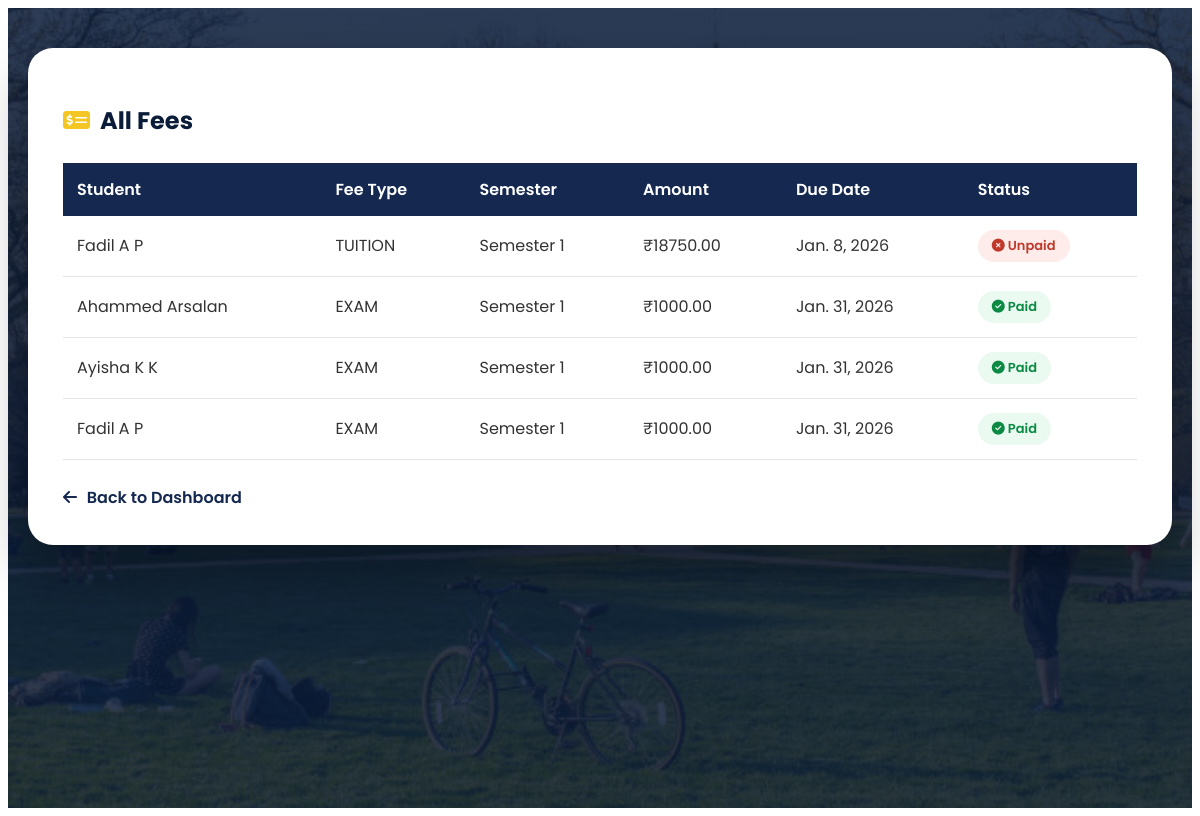
Page /fees/list/ on the committed database.
### fees/models.py (models this page shows, shortened)
class Fee(models.Model):
    student = models.ForeignKey(Student, on_delete=models.CASCADE)
    fee_type = models.CharField(max_length=50)
    semester = models.PositiveIntegerField(null=True, blank=True)
    amount = models.DecimalField(max_digits=8, decimal_places=2)
    due_date = models.DateField()
    is_paid = models.BooleanField(default=False)
    paypal_order_id = models.CharField(max_length=255, blank=True, null=True)
    paid_on = models.DateTimeField(null=True, blank=True)  # ✅ ADD THIS
    created_at = models.DateTimeField(auto_now_add=True)

### students/models.py (models this page shows, shortened)
class Student(models.Model):
    COURSE_CHOICES = (
        ('BCA', 'BCA'),
        ('BSC_CS', 'BSc Computer Science'),
        ('BSC_IT', 'BSc Information Technology'),
        ('BCOM', 'BCom'),
        ('BA', 'BA'),
    )
    user = models.OneToOneField(
        User,
        on_delete=models.CASCADE,
        related_name='student_profile',blank=True,null=True
    )
    course = models.CharField(max_length=20, choices=COURSE_CHOICES)
    SEMESTER_CHOICES = [
    (1, '1st Semester'),
    (2, '2nd Semester'),
    (3, '3rd Semester'),
    (4, '4th Semester'),
    (5, '5th Semester'),
    (6, '6th Semester'),
    ]
    semester = models.PositiveIntegerField(
        choices=SEMESTER_CHOICES,
        default=1
    )
    parent = models.OneToOneField(
        User,
        on_delete=models.CASCADE,
        related_name='parent_student',
        null=True,
        blank=True
    )
    first_name = models.CharField(max_length=50,blank=True)   # Student first name
    last_name = models.CharField(max_length=50,blank=True)    # Student last name
    father_name = models.CharField(max_length=100,blank=True)
    mother_name = models.CharField(max_length=100,blank=True)
    register_number = models.CharField(
        max_length=20,
        unique=True,blank=True
    )
    date_of_birth = models.DateField()
    profile_photo = models.ImageField(
        upload_to='student_profiles/',
        blank=True,
        null=True
    )
    parent_email = models.EmailField(blank=True, null=True)
    otp = models.CharField(max_length=6, blank=True, null=True)  # store OTP
    otp_created_at = models.DateTimeField(blank=True, null=True)  # store OTP timestamp

### fees/views.py (the view)
# urls.py: path('list/', views.fee_list, name='fee_list'),
def fee_list(request):
    from .models import Fee
    fees = Fee.objects.all()
    return render(request, 'fees/fee_list.html', {'fees': fees})

### templates/fees/fee_list.html (shortened to what this page needs)
{% extends "base.html" %}
{% load static %}
{% block content %}
<link rel="stylesheet"
      href="https://cdnjs.cloudflare.com/ajax/libs/font-awesome/6.5.1/css/all.min.css"/>
<div class="fees-wrapper">
    <div class="fees-card">
        <h2>
            <i class="fa-solid fa-money-check-dollar"></i>
            All Fees
        </h2>
        <table class="fees-table">
            <thead>
                <tr>
                    <th>Student</th>
                    <th>Fee Type</th>
                    <th>Semester</th>
                    <th>Amount</th>
                    <th>Due Date</th>
                    <th>Status</th>
                </tr>
            </thead>
            <tbody>
                {% for fee in fees %}
                <tr>
                    <td>{{ fee.student.first_name }} {{ fee.student.last_name }}</td>
                    <td>{{ fee.fee_type }}</td>
                    <td>Semester {{ fee.semester }}</td>
                    <td>₹{{ fee.amount }}</td>
                    <td>{{ fee.due_date }}</td>
                    <td>
                        {% if fee.is_paid %}
                            <span class="badge badge-paid">
                                <i class="fa-solid fa-circle-check"></i> Paid
                            </span>
                        {% else %}
                            <span class="badge badge-unpaid">
                                <i class="fa-solid fa-circle-xmark"></i> Unpaid
                            </span>
                        {% endif %}
                    </td>
                </tr>
                {% empty %}
                <tr>
                    <td colspan="6" class="empty-row">
                        No fee records available
                    </td>
                </tr>
                {% endfor %}
            </tbody>
        </table>
        <a href="{% url 'admin-dashboard' %}" class="back-btn">
            <i class="fa-solid fa-arrow-left"></i>
            Back to Dashboard
        </a>
    </div>
</div>
{% endblock %}

### rows in the picture
Fee: student.first_name "Fadil", student.last_name "A P", fee_type "TUITION", semester "1", amount "18750.00", due_date "Jan. 8, 2026", is_paid False (drawn)
Fee: student.first_name "Ahammed", student.last_name "Arsalan", fee_type "EXAM", semester "1", amount "1000.00", due_date "Jan. 31, 2026", is_paid True (drawn)
Fee: student.first_name "Ayisha", student.last_name "K K", fee_type "EXAM", semester "1", amount "1000.00", due_date "Jan. 31, 2026", is_paid True (drawn)
Fee: student.first_name "Fadil", student.last_name "A P", fee_type "EXAM", semester "1", amount "1000.00", due_date "Jan. 31, 2026", is_paid True (drawn)
